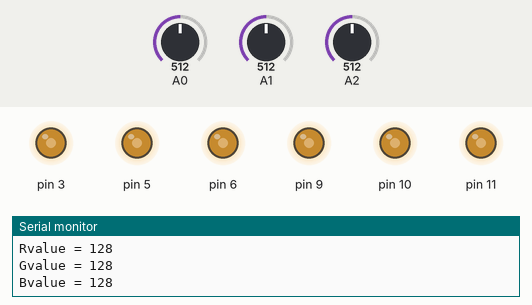
A sketch run on a simulated Arduino Uno, built with avr-gcc and run on an emulated ATmega328P. Parts: output pins drawn as LEDs (lit = HIGH), the last lines printed to the serial monitor. The inputs (shaded band) are chosen by the test bench; at power-on: A0 = 512, A1 = 512, A2 = 512.

Above: at 1.2 s.
1.3 s: A0 set to 716
At 1.9 s:
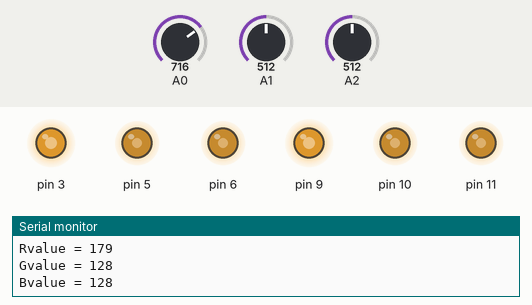
2.8 s: A1 set to 716
At 3.6 s:
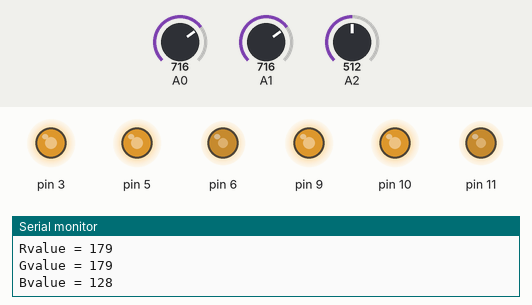
4.3 s: A2 set to 417
At 5.4 s:
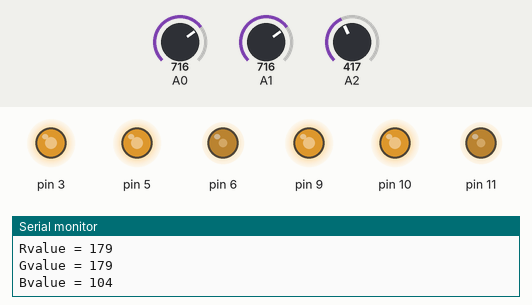
7.3 s: A2 set to 381
At 7.7 s:
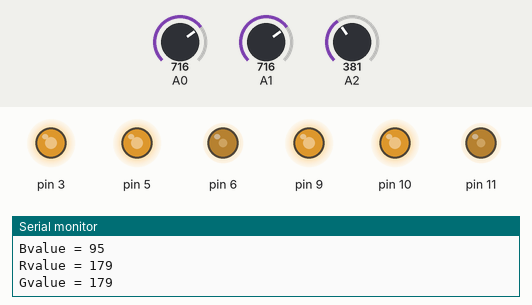
8.8 s: A0 set to 900
At 9.4 s:
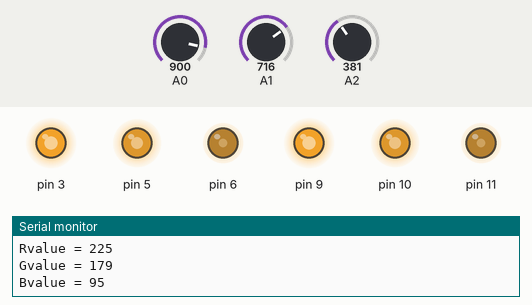
10.3 s: A1 set to 900
At 11.0 s:
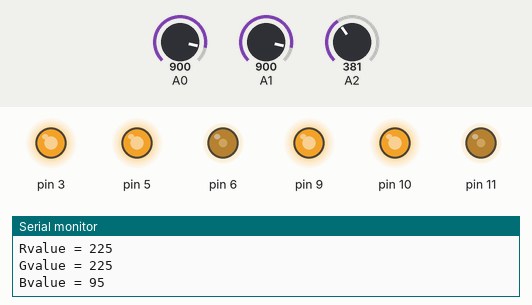
Timing chart, 0 to 12.8 s (numbered marks = the images above; inputs shaded):
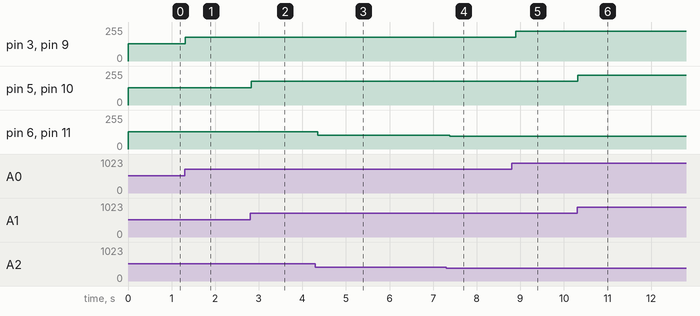

Measured:
- after the input at 1.3 s, pin 3, pin 9: 128/255 → 179/255 at once
- after the input at 2.8 s, pin 5, pin 10: 128/255 → 179/255 at once
- after the input at 4.3 s, pin 6, pin 11: 128/255 → 104/255 after 0.05 s
- after the input at 7.3 s, pin 6, pin 11: 104/255 → 95/255 after 0.08 s
- after the input at 8.8 s, pin 3, pin 9: 179/255 → 225/255 after 0.10 s
- after the input at 10.3 s, pin 5, pin 10: 179/255 → 225/255 at once

The sketch:

RGB_LED.ino
```cpp
void setup() {
  Serial.begin(9600); // 打开串口,用于打印调试信息，设置波特率为9600 bps

  pinMode(3, OUTPUT);               //设置红色LED灯引脚为输出模式
  pinMode(5, OUTPUT);               //设置绿色LED灯引脚为输出模式
  pinMode(6, OUTPUT);               //设置蓝色LED灯引脚为输出模式

  pinMode(9, OUTPUT);               //设置彩色LED灯引脚为输出模式
  pinMode(10, OUTPUT);
  pinMode(11, OUTPUT);
}

void loop() {

  //分别读出三个模拟端口的数值，数据范围0-1024
  int sensorValue1 = analogRead(A0); //传感器接于模拟口0
  int sensorValue2 = analogRead(A1); //传感器接于模拟口1
  int sensorValue3 = analogRead(A2); //传感器接于模拟口2

  //处理读入数据，将R、G、B三个参数范围控制在0-255
  int Rvalue = sensorValue1 / 4;
  int Gvalue = sensorValue2 / 4;
  int Bvalue = sensorValue3 / 4;

  //在串口监视器中显示R、G、B三个参数值
  Serial.print("Rvalue = ");
  Serial.println(Rvalue);
  Serial.print("Gvalue = ");
  Serial.println(Gvalue);
  Serial.print("Bvalue = ");
  Serial.println(Bvalue);


  //分别显示三个单色
  analogWrite(3, Rvalue);
  analogWrite(5, Gvalue);
  analogWrite(6, Bvalue);

  //显示混合颜色
  analogWrite(9, Rvalue);
  analogWrite(10, Gvalue);
  analogWrite(11, Bvalue);

  delay(100); //延时100ms，让程序不要运行太快

}
```
